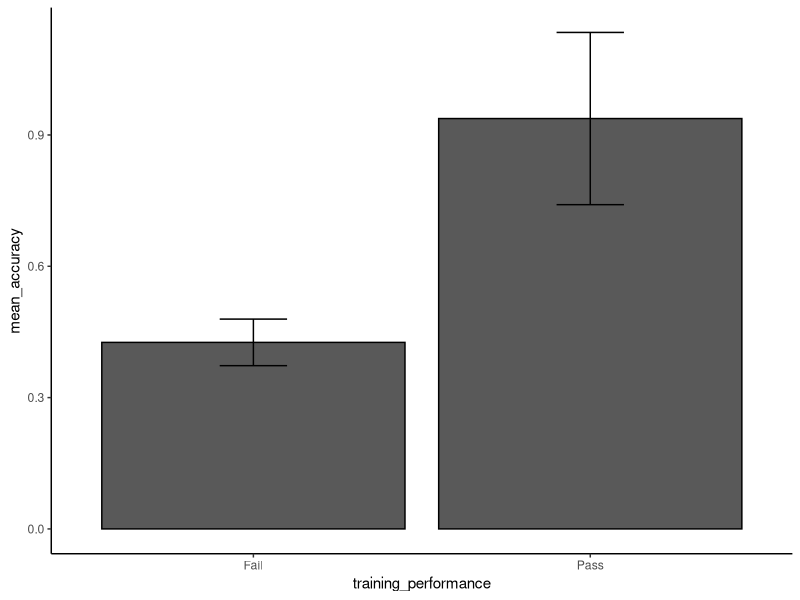

The R source for this figure: (Note: this script raises an error after producing the figure.)
## ---- chunk 1
knitr::opts_chunk$set(message=FALSE,
                      warning=FALSE)
## ---- chunk 2
library(tidyverse)
library(readxl)
library(ggthemes)
library(knitr)
library(kableExtra)
## ---- chunk 3

data_input <- 
  # read in data, appending a new column
  bind_rows(
    read_xlsx("raw/testing_left_17_03_17.xlsx", col_names = TRUE),
    read_xlsx("raw/testing_left_rev_17_03_17.xlsx", col_names = TRUE),
    read_xlsx("raw/testing_right_17_03_17.xlsx", col_names = TRUE),
    read_xlsx("raw/testing_right_rev_17_03_17.xlsx", col_names = TRUE)
  ) %>%

  # add in information that indicates the experiment 
  mutate(experiment = 1) %>%
  
  # remove redundant information
  filter(blockcode != "Begin") %>% 

  # select and rename variables
  select(experiment, subject, trial_number = trialnum, correct) %>%
  arrange(subject)

## ---- chunk 4

data_completeness <- data_input %>%
  group_by(subject) %>%
  mutate(complete_data = ifelse(sum(trial_number) == 36, "complete", 
                                ifelse(sum(trial_number) > 36, "excess", "partial"))) %>%
  ungroup()

data_completeness %>%
  distinct(subject, .keep_all = TRUE) %>%
  count(complete_data) %>%
  kable() %>%
  kable_styling(bootstrap_options = c("striped", "hover", "condensed"), full_width = FALSE)

data_completeness_by_participant <- data_completeness %>%
  distinct(subject, complete_data)

## ---- chunk 5

data_performance <- data_completeness %>%
  # summarize performance by block
  group_by(subject) %>% 
  summarise(mean_correct = mean(correct), 
            sd_correct = sd(correct)) %>%
  mutate(training_performance = ifelse(mean_correct < .70, "Fail", "Pass")) %>%
  ungroup() 


# plot
data_performance %>% 
  group_by(training_performance) %>% 
  summarise(mean_accuracy = mean(mean_correct), sd_accuracy = sd(sd_correct)) %>%
  ggplot(aes(x=training_performance, y=mean_accuracy)) +
  geom_bar(colour="black", stat="identity", position = position_dodge()) + 
  geom_errorbar(aes(ymin=mean_accuracy-sd_accuracy, ymax=mean_accuracy+sd_accuracy), width=.2,
                position=position_dodge(.9)) + theme_classic()


## ---- chunk 6
#Write data back to disk in csv format.

data_testing_phase_1 <- 
  full_join(data_performance, 
            data_completeness_by_participant, 
            by = "subject")

write_csv2(data_testing_phase_1, "processed/data_testing_phase_1.csv")
